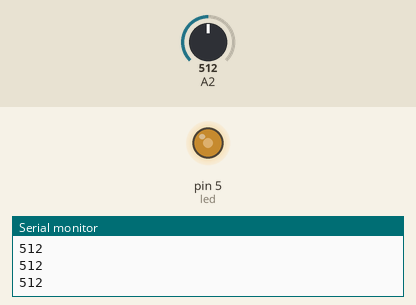
This sketch was run on a simulated Arduino Uno, built with avr-gcc and run on an emulated ATmega328P. Parts: output pins drawn as LEDs (lit = HIGH), the last lines printed to the serial monitor. The test bench sets the inputs (shaded band); at power-on: A2 = 512.

Above: at 1.2 s.
1.3 s: A2 set to 716
At 1.6 s:
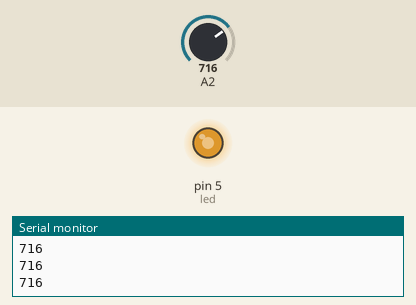
2.8 s: A2 set to 900
At 4.0 s:
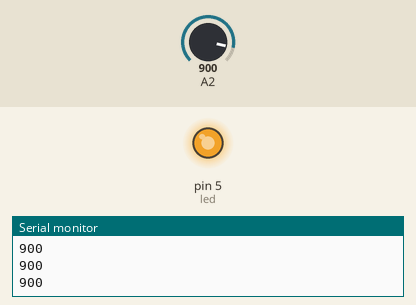
4.3 s: A2 set to 122
At 5.1 s:
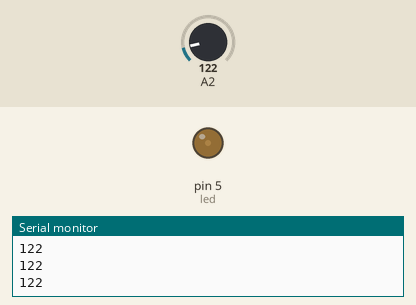
5.8 s: A2 set to 0
At 6.3 s:
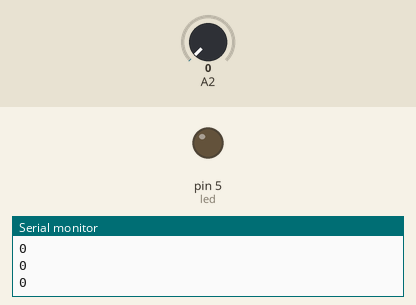
Timing chart, 0 to 8.3 s (numbered marks = the images above; inputs shaded):
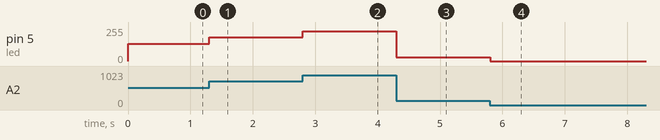

The sketch:

_4_8_pot_operated_led.ino
```cpp
int led= 5;

void setup(){
Serial.begin(9600);
pinMode(led,OUTPUT);
}

void loop(){

analogWrite(led,(analogRead(2)/4));


Serial.println(analogRead(2));
}
```

Measured:
- after the input at 1.3 s, pin 5 (led): 128/255 → 179/255 at once
- after the input at 2.8 s, pin 5 (led): 179/255 → 225/255 at once
- after the input at 4.3 s, pin 5 (led): 225/255 → 30/255 at once
- after the input at 5.8 s, pin 5 (led): 30/255 → 0/255 at once
